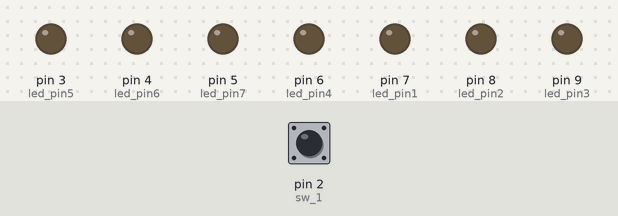
Bench run of a sketch on a simulated Arduino Uno, built with avr-gcc and run on an emulated ATmega328P. On the bench: output pins drawn as LEDs (lit = HIGH). The test bench sets the inputs (shaded band); at power-on: pin 2 (sw_1) HIGH. Random numbers use the default seed unless the sketch sets one.

Above: at 1.2 s.
1.3 s: pin 2 (sw_1) pulled LOW for 1 s
At 3.0 s:
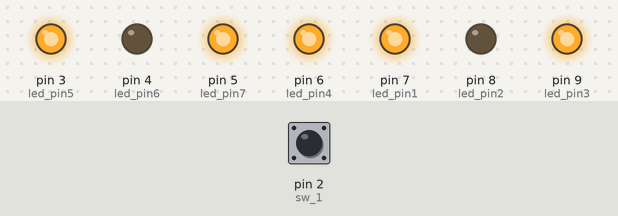
3.8 s: pin 2 (sw_1) pulled LOW for 3.2 s
At 7.8 s:
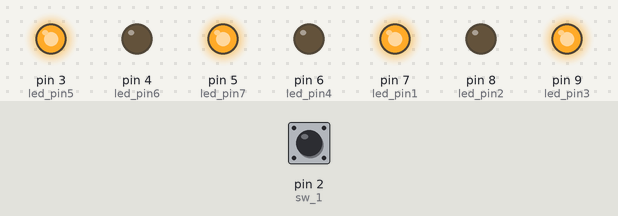
8.5 s: pin 2 (sw_1) pulled LOW for 0.15 s
At 9.0 s:
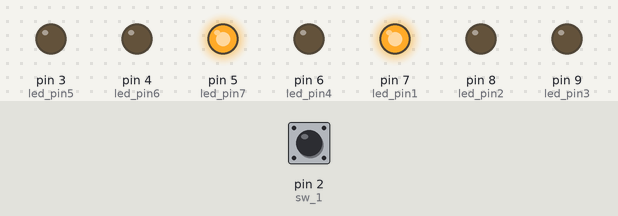
Timing chart, 0 to 11.5 s (numbered marks = the images above; inputs shaded):
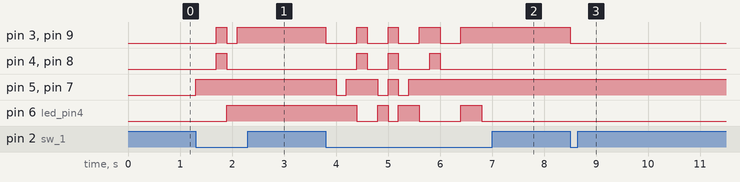

The sketch:

LAB_Random.ino
```cpp
#define led_pin1 7
#define led_pin2 8
#define led_pin3 9
#define led_pin4 6
#define led_pin5 3
#define led_pin6 4
#define led_pin7 5

#define sw_1 2
int num;
void setup() {
  pinMode(led_pin1,OUTPUT);
  pinMode(led_pin2,OUTPUT);
  pinMode(led_pin3,OUTPUT);
  pinMode(led_pin4,OUTPUT);
  pinMode(led_pin5,OUTPUT);
  pinMode(led_pin6,OUTPUT);
  pinMode(led_pin7,OUTPUT);

  pinMode(sw_1,INPUT);
}

void loop() {
  int sw_status = digitalRead(sw_1);
  if(sw_status == LOW){
    num = random(1,7);
    switch(num){
   case 1 :
          digitalWrite(led_pin1,LOW);
          digitalWrite(led_pin2,LOW);
          digitalWrite(led_pin3,LOW);
          digitalWrite(led_pin4,HIGH);
          digitalWrite(led_pin5,LOW);
          digitalWrite(led_pin6,LOW);
          digitalWrite(led_pin7,LOW);
      break;
   case 2  :
          digitalWrite(led_pin1,HIGH);
          digitalWrite(led_pin2,LOW);
          digitalWrite(led_pin3,LOW);
          digitalWrite(led_pin4,LOW);
          digitalWrite(led_pin5,LOW);
          digitalWrite(led_pin6,LOW);
          digitalWrite(led_pin7,HIGH);
      break;
   case 3  :
          digitalWrite(led_pin1,HIGH);
          digitalWrite(led_pin2,LOW);
          digitalWrite(led_pin3,LOW);
          digitalWrite(led_pin4,HIGH);
          digitalWrite(led_pin5,LOW);
          digitalWrite(led_pin6,LOW);
          digitalWrite(led_pin7,HIGH);
      break;
   case 4  :
          digitalWrite(led_pin1,HIGH);
          digitalWrite(led_pin2,LOW);
          digitalWrite(led_pin3,HIGH);
          digitalWrite(led_pin4,LOW);
          digitalWrite(led_pin5,HIGH);
          digitalWrite(led_pin6,LOW);
          digitalWrite(led_pin7,HIGH);
      break;
   case 5  :
          digitalWrite(led_pin1,HIGH);
          digitalWrite(led_pin2,LOW);
          digitalWrite(led_pin3,HIGH);
          digitalWrite(led_pin4,HIGH);
          digitalWrite(led_pin5,HIGH);
          digitalWrite(led_pin6,LOW);
          digitalWrite(led_pin7,HIGH);
      break;
   case 6  :
          digitalWrite(led_pin1,HIGH);
          digitalWrite(led_pin2,HIGH);
          digitalWrite(led_pin3,HIGH);
          digitalWrite(led_pin4,LOW);
          digitalWrite(led_pin5,HIGH);
          digitalWrite(led_pin6,HIGH);
          digitalWrite(led_pin7,HIGH);
      break;
    }
        delay(200);
  }
}
```

Measured:
- after the input at 1.3 s, pin 3 (led_pin5), pin 9 (led_pin3): LOW → HIGH after 0.40 s, → LOW 0.20 s later, → HIGH 0.20 s later; pin 4 (led_pin6), pin 8 (led_pin2): LOW → HIGH after 0.40 s, → LOW 0.20 s later; pin 5 (led_pin7), pin 7 (led_pin1): LOW → HIGH at once; pin 6 (led_pin4): LOW → HIGH after 0.60 s
- after the input at 3.8 s, pin 3 (led_pin5): HIGH → LOW at once, → HIGH 0.60 s later, → LOW 0.20 s later, → HIGH 0.40 s later, … (8 changes in this stretch); pin 4 (led_pin6): goes HIGH 0.20 s, LOW 0.40 s, HIGH 0.20 s, LOW 0.60 s, HIGH 0.20 s, then LOW, starting after 0.60 s
- after the input at 8.5 s, pin 3 (led_pin5), pin 9 (led_pin3): HIGH → LOW at once
